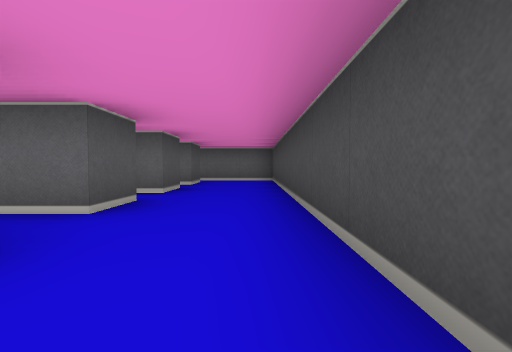
view 1 (above)

20 first-person views from a walk through a cub3D level. The camera is about half as high as the walls, tilts 2° down and sees 85° across. The floor is counted in squares. Each view is taken from the middle of a square. On the plan, view 1 faces up. The plan holds only what a view shows up to about 9 squares ahead; the rest is blank.

view 2
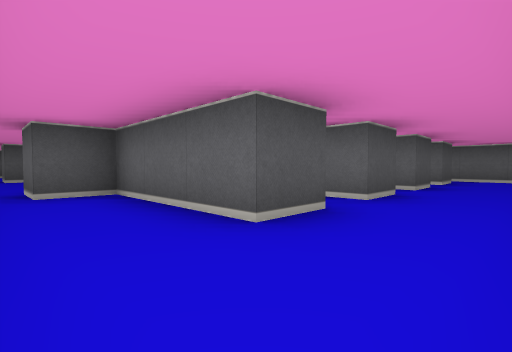

view 3
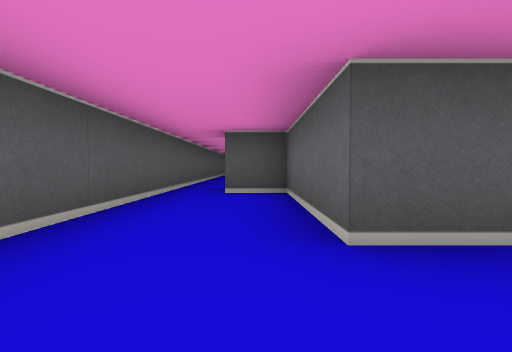

view 4
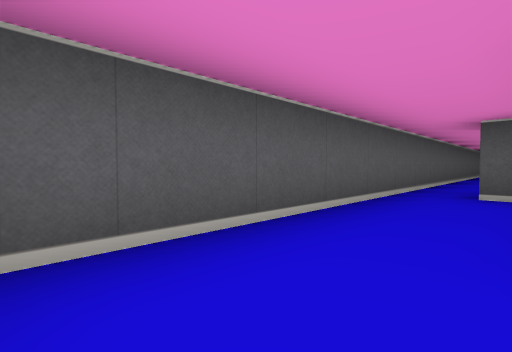

view 5
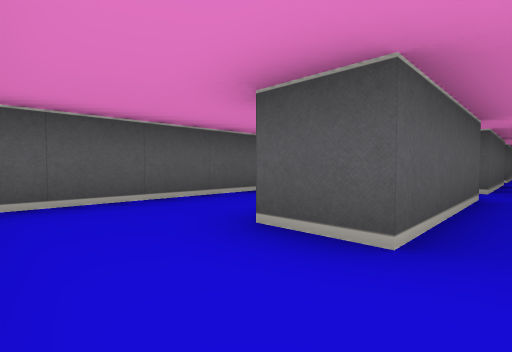

view 6
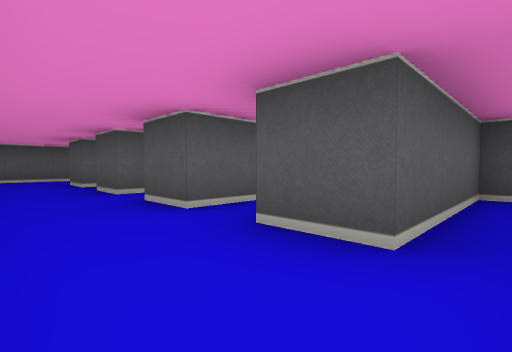

view 7
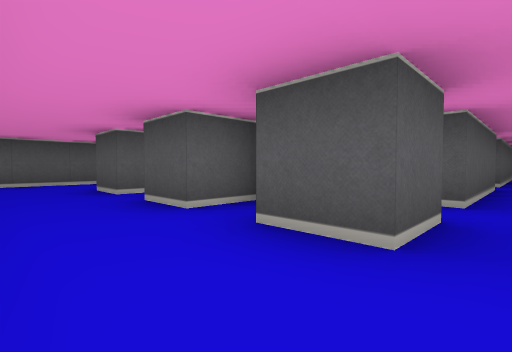

view 8
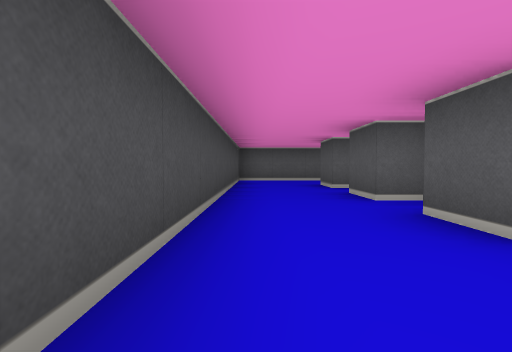

view 9
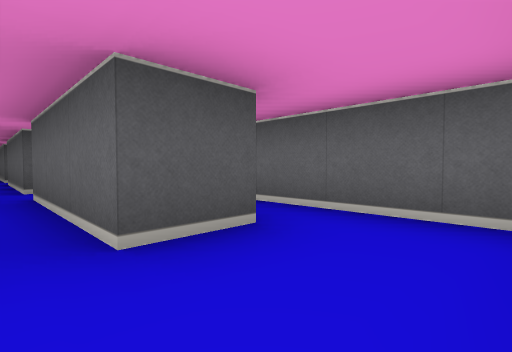

view 10
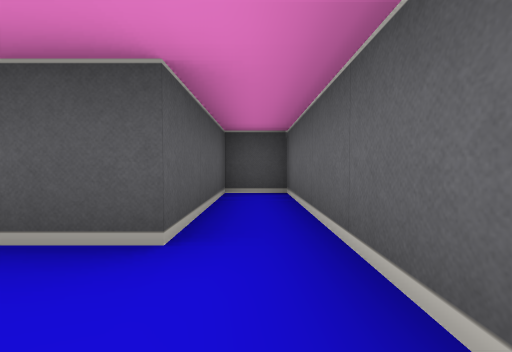

view 11
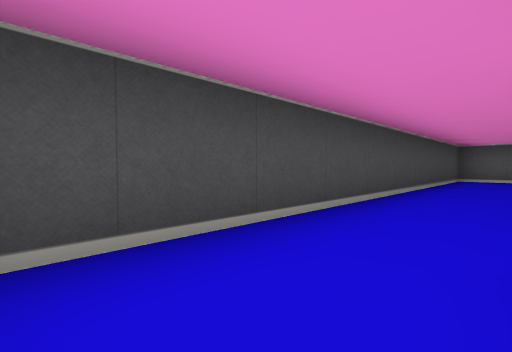

view 12
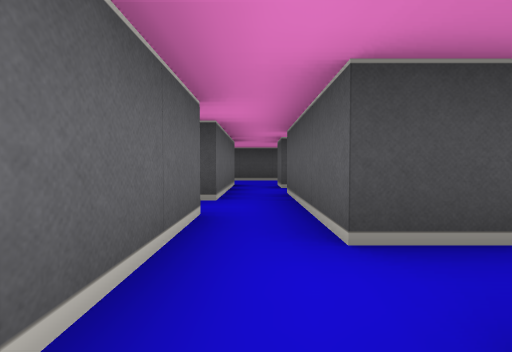

view 13
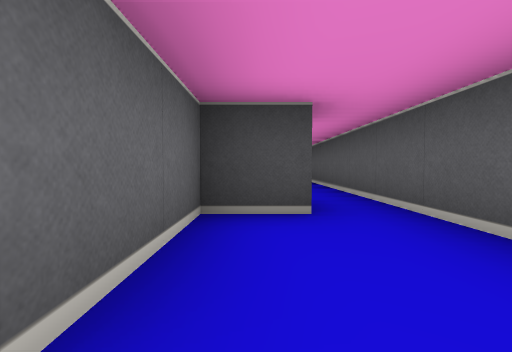

view 14
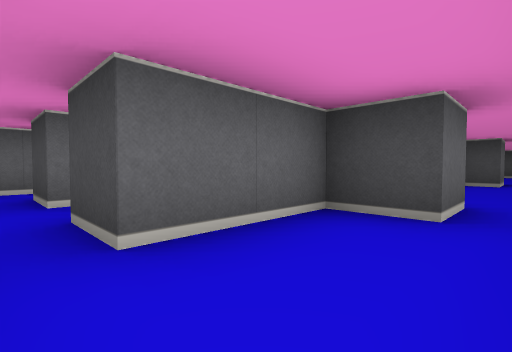

view 15
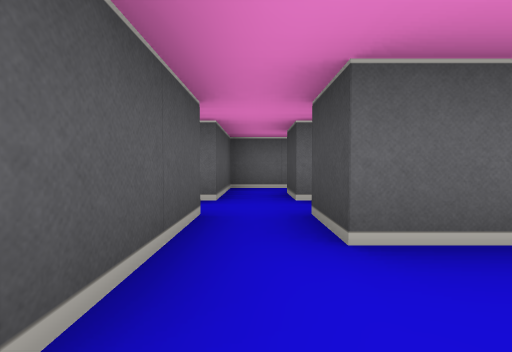

view 16
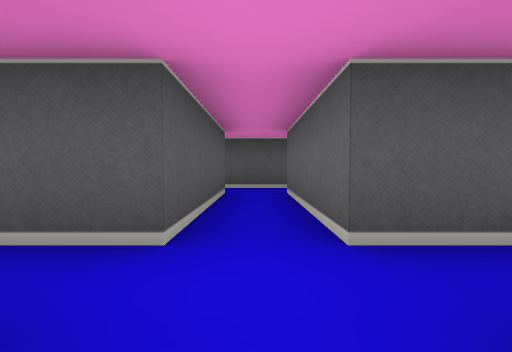

view 17
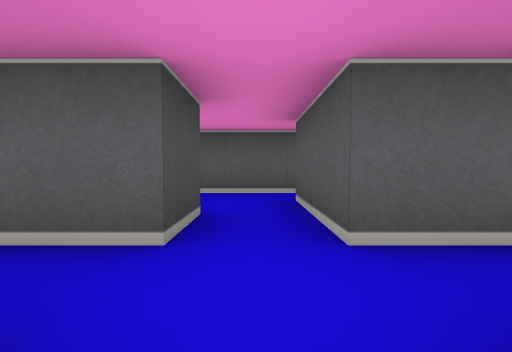

view 18
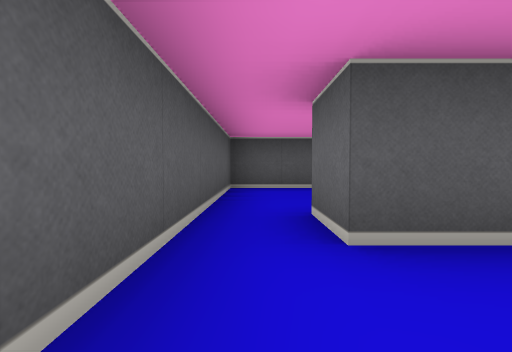

view 19
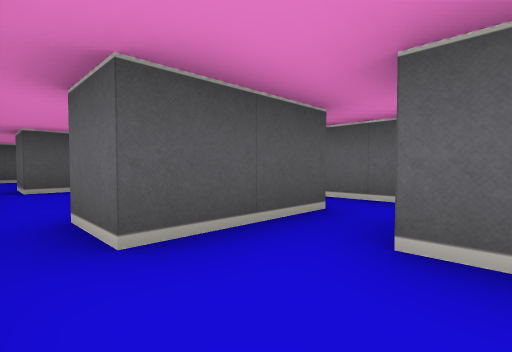

view 20
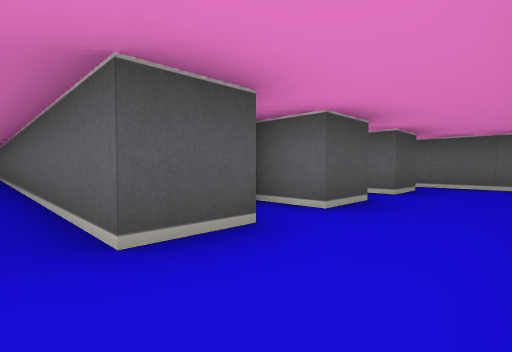

### Floor plan
Points are (right, up) in squares from view 1. A wall is a line through its corners. A room is listed if a view was taken in it or the views show most of it. See-through windows are left out.
Room 1 (views 1, 2, 3, 4)
walls: (-1.5, 0.5) (-3.5, 0.5); (-3.5, -1.5) (0.5, -1.5) (0.5, 0.5); (-4.5, 0.5) (-4.5, -0.5)
ways out: opening at (-0.5, 1) to room 2; opening at (-4, -1) to room 8
Room 2 (views 5, 7, 9, 20)
walls: (-1.5, 3.5) (-1.5, 2.5); (-1.5, 5.5) (-1.5, 4.5); (-1.5, 1.5) (-1.5, 0.5); (0.5, 0.5) (0.5, 6.5)
ways out: opening at (-0.5, 1) to room 1; opening at (-0.5, 7) to room 3; opening at (-1, 2) to room 6; opening at (-2, 6) to room 9
Room 3 (views 6, 8, 10, 11)
walls: (0.6, 8.5) (-4.5, 8.5) (-4.5, 7.5) (-1.5, 7.5) (-1.5, 6.5); (0.5, 6.5) (0.5, 8.2)
ways out: opening at (-0.5, 7) to room 2
Room 4 (view 12)
walls: (-11.1, 5.5) (-7.5, 5.5); (-9.5, 6.5) (-11.5, 6.5); (-7.5, 6.5) (-8.5, 6.5)
ways out: opening at (-8, 6) to room 9
Room 5 (views 13, 14, 15, 18)
walls: (-13.5, -1.5) (-9.5, -1.5); (-13.5, 0.5) (-13.5, -0.5); (-9.5, -0.5) (-10.5, -0.5) (-10.5, 0.5) (-12.5, 0.5)
ways out: opening at (-13, 1) to room 6; opening at (-10, -1) to room 8; opening at (-14, -1) to room 10
Room 6 (view 16)
walls: (-8.5, 1.5) (-5.5, 1.5); (-12.5, 0.5) (-12.5, 1.5) (-9.5, 1.5) (-9.5, 0.5); (-13.5, 2.5) (-16.5, 2.5); (-4.5, 1.5) (-1.5, 1.5); (-16.5, 1.5) (-13.5, 1.5) (-13.5, 0.5); (-17.5, 2.6) (-17.5, 0.4); (-1.5, 2.5) (-12.5, 2.5)
ways out: opening at (-1, 2) to room 2; opening at (-13, 1) to room 5; opening at (-13, 3) to room 7; opening at (-9, 1) to room 8; opening at (-17, 1) to room 10; opening at (-17, 3)
Room 7 (view 17)
walls: (-12.4, 4.5) (-13.5, 4.5) (-13.5, 2.5); (-12.5, 2.5) (-12.5, 3.5)
ways out: opening at (-13, 3) to room 6; opening at (-7, 5) to room 9
Room 8 (view 19)
walls: (-8, 0.5) (-8.5, 0.5); (-9.5, -1.5) (-3.5, -1.5); (-4.5, -0.5) (-5.5, -0.5) (-5.5, 0.1); (-9.5, 0.5) (-9.5, -0.5); (-3.5, 0.5) (-4.5, 0.5)
ways out: opening at (-4, -1) to room 1; opening at (-10, -1) to room 5; opening at (-9, 1) to room 6
Room 9 (no view inside)
walls: (-5.5, 6.5) (-7.5, 6.5); (-6.5, 4.5) (-6.5, 5.5) (-3.5, 5.5); (-2.6, 5.5) (-1.5, 5.5); (-1.5, 6.5) (-4.5, 6.5)
ways out: opening at (-2, 6) to room 2; opening at (-8, 6) to room 4; opening at (-7, 5) to room 7
Room 10 (no view inside)
walls: (-17.5, 0.4) (-17.5, -1.5) (-13.5, -1.5); (-13.5, -0.5) (-14.5, -0.5)
ways out: opening at (-14, -1) to room 5; opening at (-17, 1) to room 6

Where each view was taken, in squares from view 1:
view 1: 0 up, 0 right, facing up
view 2: 1 down, 0 right, facing up-left
view 3: 0 up, 0 right, facing left
view 4: 0 up, 0 right, facing down-left
view 5: 2 up, 0 right, facing down-left
view 6: 8 up, 0 right, facing down-left
view 7: 6 up, 0 right, facing down-left
view 8: 7 up, 0 right, facing down
view 9: 6 up, 0 right, facing up-left
view 10: 8 up, 0 right, facing left
view 11: 8 up, 1 left, facing down-right
view 12: 6 up, 8 left, facing right
view 13: 0 up, 13 left, facing right
view 14: 1 down, 13 left, facing up-right
view 15: 1 down, 13 left, facing up
view 16: 2 up, 12 left, facing left
view 17: 3 up, 13 left, facing down
view 18: 1 down, 12 left, facing left
view 19: 1 down, 8 left, facing up-left
view 20: 2 up, 0 right, facing up-left
